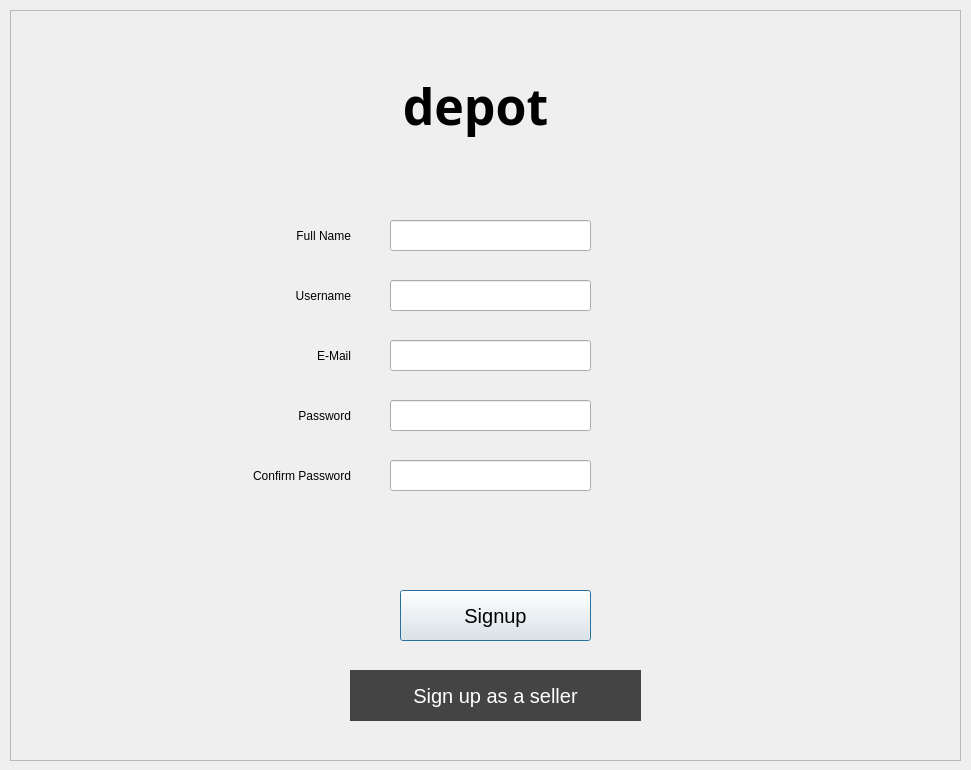
<?xml version="1.0" encoding="UTF-8"?>
<ui version="4.0">
 <class>Dialog</class>
 <widget class="QDialog" name="Dialog">
  <property name="geometry">
   <rect>
    <x>0</x>
    <y>0</y>
    <width>971</width>
    <height>770</height>
   </rect>
  </property>
  <property name="windowTitle">
   <string>Customer Signup</string>
  </property>
  <widget class="QFrame" name="frm_Signup">
   <property name="geometry">
    <rect>
     <x>10</x>
     <y>10</y>
     <width>951</width>
     <height>751</height>
    </rect>
   </property>
   <property name="frameShape">
    <enum>QFrame::StyledPanel</enum>
   </property>
   <property name="frameShadow">
    <enum>QFrame::Raised</enum>
   </property>
   <widget class="QLabel" name="lbl_Depot">
    <property name="geometry">
     <rect>
      <x>340</x>
      <y>60</y>
      <width>251</width>
      <height>71</height>
     </rect>
    </property>
    <property name="layoutDirection">
     <enum>Qt::LeftToRight</enum>
    </property>
    <property name="styleSheet">
     <string notr="true">font-family: Calibri Light;
font-size: 50px;
font-weight: bold;</string>
    </property>
    <property name="text">
     <string>depot</string>
    </property>
    <property name="alignment">
     <set>Qt::AlignCenter</set>
    </property>
   </widget>
   <widget class="QLabel" name="lbl_Username">
    <property name="geometry">
     <rect>
      <x>220</x>
      <y>270</y>
      <width>121</width>
      <height>31</height>
     </rect>
    </property>
    <property name="text">
     <string>Username</string>
    </property>
    <property name="alignment">
     <set>Qt::AlignRight|Qt::AlignTrailing|Qt::AlignVCenter</set>
    </property>
   </widget>
   <widget class="QLineEdit" name="txt_Pass">
    <property name="geometry">
     <rect>
      <x>380</x>
      <y>390</y>
      <width>201</width>
      <height>31</height>
     </rect>
    </property>
   </widget>
   <widget class="QLineEdit" name="txt_Username">
    <property name="geometry">
     <rect>
      <x>380</x>
      <y>270</y>
      <width>201</width>
      <height>31</height>
     </rect>
    </property>
   </widget>
   <widget class="QLineEdit" name="txt_SelEmail">
    <property name="geometry">
     <rect>
      <x>380</x>
      <y>330</y>
      <width>201</width>
      <height>31</height>
     </rect>
    </property>
   </widget>
   <widget class="QLabel" name="lbl_Pass">
    <property name="geometry">
     <rect>
      <x>230</x>
      <y>390</y>
      <width>111</width>
      <height>31</height>
     </rect>
    </property>
    <property name="text">
     <string>Password</string>
    </property>
    <property name="alignment">
     <set>Qt::AlignRight|Qt::AlignTrailing|Qt::AlignVCenter</set>
    </property>
   </widget>
   <widget class="QLabel" name="lbl_Email">
    <property name="geometry">
     <rect>
      <x>230</x>
      <y>330</y>
      <width>111</width>
      <height>31</height>
     </rect>
    </property>
    <property name="text">
     <string>E-Mail</string>
    </property>
    <property name="alignment">
     <set>Qt::AlignRight|Qt::AlignTrailing|Qt::AlignVCenter</set>
    </property>
   </widget>
   <widget class="QLabel" name="lbl_Fname">
    <property name="geometry">
     <rect>
      <x>220</x>
      <y>210</y>
      <width>121</width>
      <height>31</height>
     </rect>
    </property>
    <property name="text">
     <string>Full Name</string>
    </property>
    <property name="alignment">
     <set>Qt::AlignRight|Qt::AlignTrailing|Qt::AlignVCenter</set>
    </property>
   </widget>
   <widget class="QLineEdit" name="lineEdit">
    <property name="geometry">
     <rect>
      <x>380</x>
      <y>210</y>
      <width>201</width>
      <height>31</height>
     </rect>
    </property>
    <property name="text">
     <string/>
    </property>
   </widget>
   <widget class="QLineEdit" name="txt_PassConfirm">
    <property name="geometry">
     <rect>
      <x>380</x>
      <y>450</y>
      <width>201</width>
      <height>31</height>
     </rect>
    </property>
   </widget>
   <widget class="QLabel" name="lbl_PassConfirm">
    <property name="geometry">
     <rect>
      <x>230</x>
      <y>450</y>
      <width>111</width>
      <height>31</height>
     </rect>
    </property>
    <property name="text">
     <string>Confirm Password</string>
    </property>
    <property name="alignment">
     <set>Qt::AlignRight|Qt::AlignTrailing|Qt::AlignVCenter</set>
    </property>
   </widget>
   <widget class="QPushButton" name="btn_Signup">
    <property name="geometry">
     <rect>
      <x>390</x>
      <y>580</y>
      <width>191</width>
      <height>51</height>
     </rect>
    </property>
    <property name="styleSheet">
     <string notr="true">font-size: 20px;</string>
    </property>
    <property name="text">
     <string>Signup</string>
    </property>
   </widget>
   <widget class="QPushButton" name="btn_Seller">
    <property name="geometry">
     <rect>
      <x>340</x>
      <y>660</y>
      <width>291</width>
      <height>51</height>
     </rect>
    </property>
    <property name="styleSheet">
     <string notr="true">border: none;
background: #444;
color: white;
font-size: 20px;
</string>
    </property>
    <property name="text">
     <string>Sign up as a seller</string>
    </property>
   </widget>
  </widget>
 </widget>
 <resources/>
 <connections/>
</ui>
